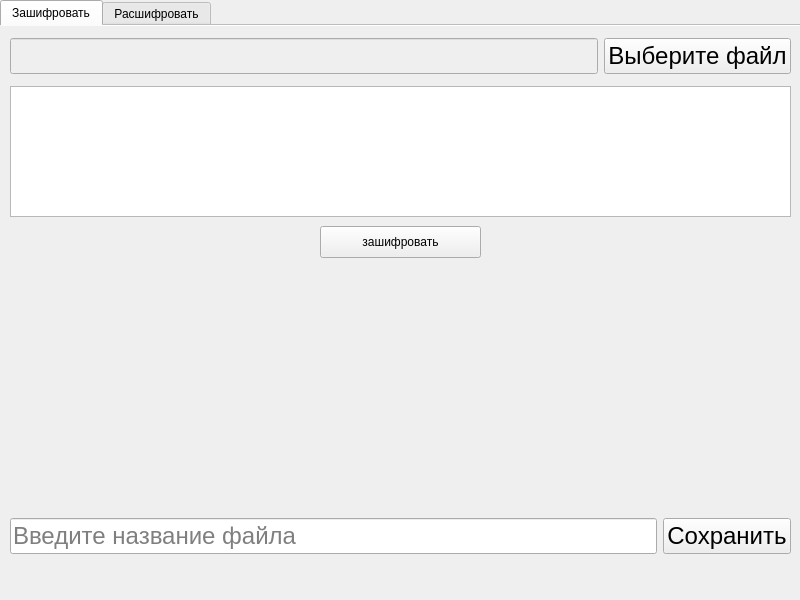
<?xml version="1.0" encoding="UTF-8"?>
<ui version="4.0">
 <class>MyWindow</class>
 <widget class="QMainWindow" name="MyWindow">
  <property name="enabled">
   <bool>true</bool>
  </property>
  <property name="geometry">
   <rect>
    <x>0</x>
    <y>0</y>
    <width>800</width>
    <height>600</height>
   </rect>
  </property>
  <property name="minimumSize">
   <size>
    <width>800</width>
    <height>600</height>
   </size>
  </property>
  <property name="maximumSize">
   <size>
    <width>800</width>
    <height>600</height>
   </size>
  </property>
  <property name="windowTitle">
   <string>MyWindow</string>
  </property>
  <widget class="QWidget" name="centralwidget">
   <widget class="QTabWidget" name="tabWidget">
    <property name="geometry">
     <rect>
      <x>0</x>
      <y>0</y>
      <width>800</width>
      <height>600</height>
     </rect>
    </property>
    <property name="tabPosition">
     <enum>QTabWidget::North</enum>
    </property>
    <property name="currentIndex">
     <number>0</number>
    </property>
    <property name="elideMode">
     <enum>Qt::ElideRight</enum>
    </property>
    <property name="documentMode">
     <bool>true</bool>
    </property>
    <widget class="QWidget" name="tab">
     <attribute name="title">
      <string>Зашифровать</string>
     </attribute>
     <widget class="QWidget" name="horizontalLayoutWidget">
      <property name="geometry">
       <rect>
        <x>10</x>
        <y>10</y>
        <width>781</width>
        <height>41</height>
       </rect>
      </property>
      <layout class="QHBoxLayout" name="horizontalLayout">
       <item>
        <widget class="QLineEdit" name="file_name">
         <property name="enabled">
          <bool>false</bool>
         </property>
         <property name="font">
          <font>
           <pointsize>18</pointsize>
          </font>
         </property>
         <property name="mouseTracking">
          <bool>false</bool>
         </property>
         <property name="acceptDrops">
          <bool>false</bool>
         </property>
        </widget>
       </item>
       <item>
        <widget class="QPushButton" name="browse_file">
         <property name="font">
          <font>
           <pointsize>18</pointsize>
          </font>
         </property>
         <property name="text">
          <string>Выберите файл</string>
         </property>
        </widget>
       </item>
      </layout>
     </widget>
     <widget class="QWidget" name="horizontalLayoutWidget_2">
      <property name="geometry">
       <rect>
        <x>10</x>
        <y>240</y>
        <width>781</width>
        <height>231</height>
       </rect>
      </property>
      <layout class="QHBoxLayout" name="horizontalLayout_2">
       <item>
        <widget class="QLabel" name="img_place1">
         <property name="maximumSize">
          <size>
           <width>390</width>
           <height>16777215</height>
          </size>
         </property>
         <property name="text">
          <string/>
         </property>
        </widget>
       </item>
       <item>
        <widget class="QLabel" name="img_place2">
         <property name="maximumSize">
          <size>
           <width>390</width>
           <height>16777215</height>
          </size>
         </property>
         <property name="text">
          <string/>
         </property>
        </widget>
       </item>
      </layout>
     </widget>
     <widget class="QTextEdit" name="text">
      <property name="geometry">
       <rect>
        <x>10</x>
        <y>60</y>
        <width>781</width>
        <height>131</height>
       </rect>
      </property>
     </widget>
     <widget class="QPushButton" name="code_btn">
      <property name="geometry">
       <rect>
        <x>320</x>
        <y>200</y>
        <width>161</width>
        <height>32</height>
       </rect>
      </property>
      <property name="text">
       <string>зашифровать</string>
      </property>
     </widget>
     <widget class="QLabel" name="enable_chars">
      <property name="geometry">
       <rect>
        <x>560</x>
        <y>200</y>
        <width>221</width>
        <height>31</height>
       </rect>
      </property>
      <property name="text">
       <string/>
      </property>
     </widget>
     <widget class="QWidget" name="horizontalLayoutWidget_3">
      <property name="geometry">
       <rect>
        <x>10</x>
        <y>490</y>
        <width>781</width>
        <height>41</height>
       </rect>
      </property>
      <layout class="QHBoxLayout" name="horizontalLayout_3">
       <item>
        <widget class="QLineEdit" name="file_name_save">
         <property name="enabled">
          <bool>true</bool>
         </property>
         <property name="font">
          <font>
           <pointsize>18</pointsize>
          </font>
         </property>
         <property name="mouseTracking">
          <bool>false</bool>
         </property>
         <property name="acceptDrops">
          <bool>false</bool>
         </property>
         <property name="placeholderText">
          <string>Введите название файла</string>
         </property>
        </widget>
       </item>
       <item>
        <widget class="QPushButton" name="save_file_btn">
         <property name="font">
          <font>
           <pointsize>18</pointsize>
          </font>
         </property>
         <property name="text">
          <string>Сохранить</string>
         </property>
        </widget>
       </item>
      </layout>
     </widget>
    </widget>
    <widget class="QWidget" name="tab_2">
     <attribute name="title">
      <string>Расшифровать</string>
     </attribute>
     <widget class="QWidget" name="horizontalLayoutWidget_4">
      <property name="geometry">
       <rect>
        <x>10</x>
        <y>10</y>
        <width>781</width>
        <height>41</height>
       </rect>
      </property>
      <layout class="QHBoxLayout" name="horizontalLayout_4">
       <item>
        <widget class="QLineEdit" name="file_name_decode">
         <property name="enabled">
          <bool>false</bool>
         </property>
         <property name="font">
          <font>
           <pointsize>18</pointsize>
          </font>
         </property>
         <property name="mouseTracking">
          <bool>false</bool>
         </property>
         <property name="acceptDrops">
          <bool>false</bool>
         </property>
        </widget>
       </item>
       <item>
        <widget class="QPushButton" name="browse_file_decode">
         <property name="font">
          <font>
           <pointsize>18</pointsize>
          </font>
         </property>
         <property name="text">
          <string>Выберите файл</string>
         </property>
        </widget>
       </item>
      </layout>
     </widget>
     <widget class="QPushButton" name="decode_btn">
      <property name="geometry">
       <rect>
        <x>320</x>
        <y>70</y>
        <width>141</width>
        <height>32</height>
       </rect>
      </property>
      <property name="text">
       <string>Расшифровать</string>
      </property>
     </widget>
     <widget class="QTextBrowser" name="text_out">
      <property name="geometry">
       <rect>
        <x>10</x>
        <y>110</y>
        <width>780</width>
        <height>410</height>
       </rect>
      </property>
     </widget>
    </widget>
   </widget>
  </widget>
  <widget class="QMenuBar" name="menubar">
   <property name="geometry">
    <rect>
     <x>0</x>
     <y>0</y>
     <width>800</width>
     <height>37</height>
    </rect>
   </property>
  </widget>
 </widget>
 <resources/>
 <connections/>
</ui>
